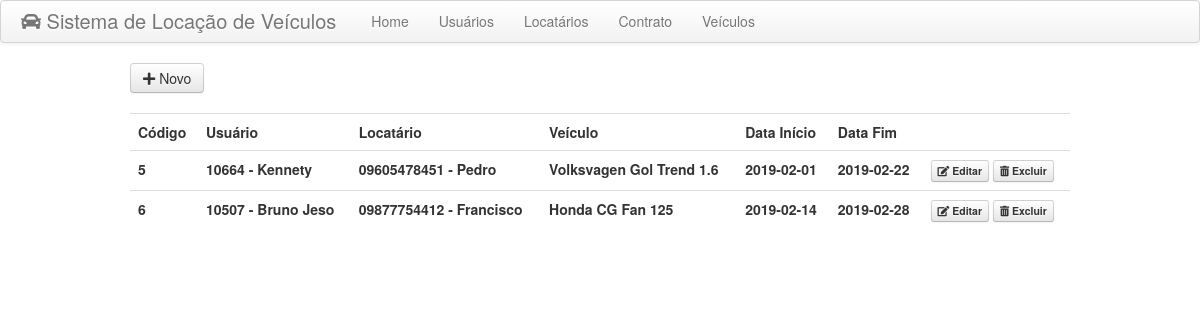
Page /view/contratos.php on the committed database.
### tables this page shows
CREATE TABLE `contrato` (
  `id` int(11) NOT NULL,
  `usuario` varchar(50) NOT NULL,
  `locatario` varchar(50) NOT NULL,
  `veiculo` varchar(100) NOT NULL,
  `data_inicio` varchar(10) NOT NULL,
  `data_fim` varchar(10) NOT NULL
);

CREATE TABLE `pessoa` (
  `id` int(11) NOT NULL,
  `nome` varchar(100) NOT NULL,
  `cpf` varchar(11) NOT NULL,
  `matricula` varchar(20) NOT NULL,
  `tipo` int(1) NOT NULL
);

CREATE TABLE `veiculo` (
  `id` int(11) NOT NULL,
  `nome` varchar(50) NOT NULL,
  `marca` varchar(50) NOT NULL,
  `modelo` varchar(50) NOT NULL,
  `tipo` varchar(1) NOT NULL,
  `potencia` varchar(10) NOT NULL
);

### model/Contrato.php (called while the page is built, shortened)
<?php
    class Contrato{
        public function obtemContratos(){
            $conexao = new Conexao();
            $con = $conexao->getConexao();
            $contratos = $con->query("select id, usuario, locatario, veiculo, data_inicio, data_fim
                                    from contrato");
            return $contratos;
        }
    }
?>

### model/Pessoa.php (called while the page is built, shortened)
<?php
    class Pessoa {
        public function obtemPessoa($id, $tipo){
            $conexao = new Conexao();
            $con = $conexao->getConexao();
            $pessoa = $con->query("select id, nome, cpf, matricula
                                    from pessoa where tipo='$tipo' and id='$id'");
            return $pessoa;
        }
    }
?>

### model/Usuario.php (called while the page is built, shortened)
<?php
    require_once("Pessoa.php");
    class Usuario extends Pessoa {
        public function obtemUsuario($id){
            $usuario = $this->obtemPessoa($id, 1);
            return $usuario->fetch();
        }
    }
?>

### model/Locatario.php (called while the page is built, shortened)
<?php
    require_once("Pessoa.php");
    class Locatario extends Pessoa {
        public function obtemLocatario($id){
            $usuario = $this->obtemPessoa($id, 2);
            return $usuario->fetch();
        }
    }
?>

### model/Veiculo.php (called while the page is built, shortened)
<?php
    class Veiculo {
        public function obtemVeiculo($id){
            $conexao = new Conexao();
            $con = $conexao->getConexao();
            $veiculo = $con->query("select id, nome, marca, modelo, tipo, potencia
                                    from veiculo where id='$id'");
            return $veiculo->fetch();
        }
    }
?>

### view/contratos.php (the view, shortened to what this page needs)
<!DOCTYPE html>
<html>
    <head>
        <link href="../bootstrap/css/bootstrap.min.css" rel="stylesheet" media="screen">
        <link rel="stylesheet" href="https://use.fontawesome.com/releases/v5.7.1/css/all.css">
    </head>
    <body>
        <div class="navbar">
            <div class="navbar-inner">
                <a class="brand" href="#"><i class="fas fa-car"></i> Sistema de Locação de Veículos</a>
                <ul class="nav">
                <li><a href="../index.php">Home</a></li>
                <li><a href=usuarios.php>Usuários</a></li>
                <li><a href=locatarios.php>Locatários</a></li>
                <li><a href=contratos.php>Contrato</a></li>
                <li><a href=veiculos.php>Veículos</a></li>
                </ul>
            </div>
        </div>
        <div class="container">
            <a class="btn" href="novo/contrato.php"><i class="fas fa-plus"></i> Novo</a><br><br>
            <table class="table table-hover">
                <tr>
                    <th>Código</th>
                    <th>Usuário</th>
                    <th>Locatário</th>
                    <th>Veículo</th>
                    <th>Data Início</th>
                    <th>Data Fim</th>
                    <th></th>
                </tr>
            <?php
                require_once("../model/Contrato.php");
                require_once("../model/Usuario.php");
                require_once("../model/Locatario.php");
                require_once("../model/Veiculo.php");
                $contrato = new Contrato();
                $contratos = $contrato->obtemContratos();
                $usuario = new Usuario();
                $locatario = new Locatario();
                $veiculo = new Veiculo();
                if ($contratos){
                    foreach($contratos as $c){
                        $u = $usuario->obtemUsuario($c['usuario']);
                        $l = $locatario->obtemLocatario($c['locatario']);
                        $v = $veiculo->obtemVeiculo($c['veiculo']);
                        echo "<tr>"
                            . '<th>' . $c['id'] . '</th>'
                            . '<th>' . $u['matricula']. ' - '. $u['nome'] . '</th>'
                            . '<th>' . $l['cpf'] . ' - ' . $l['nome'] . '</th>'
                            . '<th>' . $v['marca'] . ' ' . $v['nome'] . ' ' . $v['modelo'] . ' ' . $v['potencia'] . '</th>'
                            . '<th>' . $c['data_inicio'] . '</th>'
                            . '<th>' . $c['data_fim'] . '</th>'
                            . '<th>' .
                                '<a class="btn btn-mini" href="../controller/obter/obtemContrato.php?id=' . $c['id'] . '"><i class="fas fa-edit"></i> Editar</a>' . ' ' .
                                '<a class="btn btn-mini" href="../controller/excluir/excluiContrato.php?id=' . $c['id'] . '"><i class="fas fa-trash-alt"></i> Excluir</a><br>'
                            . '</th>'
                            . "</tr>";
                    }
                    echo "</table>";
                }
            ?>
        </div>
    </body>
</html>

### rows in the picture
contrato: id "5", pessoa.matricula "10664", pessoa.nome "Kennety", pessoa.cpf "09605478451", pessoa.nome "Pedro", veiculo.marca "Volksvagen", veiculo.nome "Gol", veiculo.modelo "Trend", veiculo.potencia "1.6", data_inicio "2019-02-01", data_fim "2019-02-22"
contrato: id "6", pessoa.matricula "10507", pessoa.nome "Bruno Jeso", pessoa.cpf "09877754412", pessoa.nome "Francisco", veiculo.marca "Honda", veiculo.nome "CG", veiculo.modelo "Fan", veiculo.potencia "125", data_inicio "2019-02-14", data_fim "2019-02-28"
